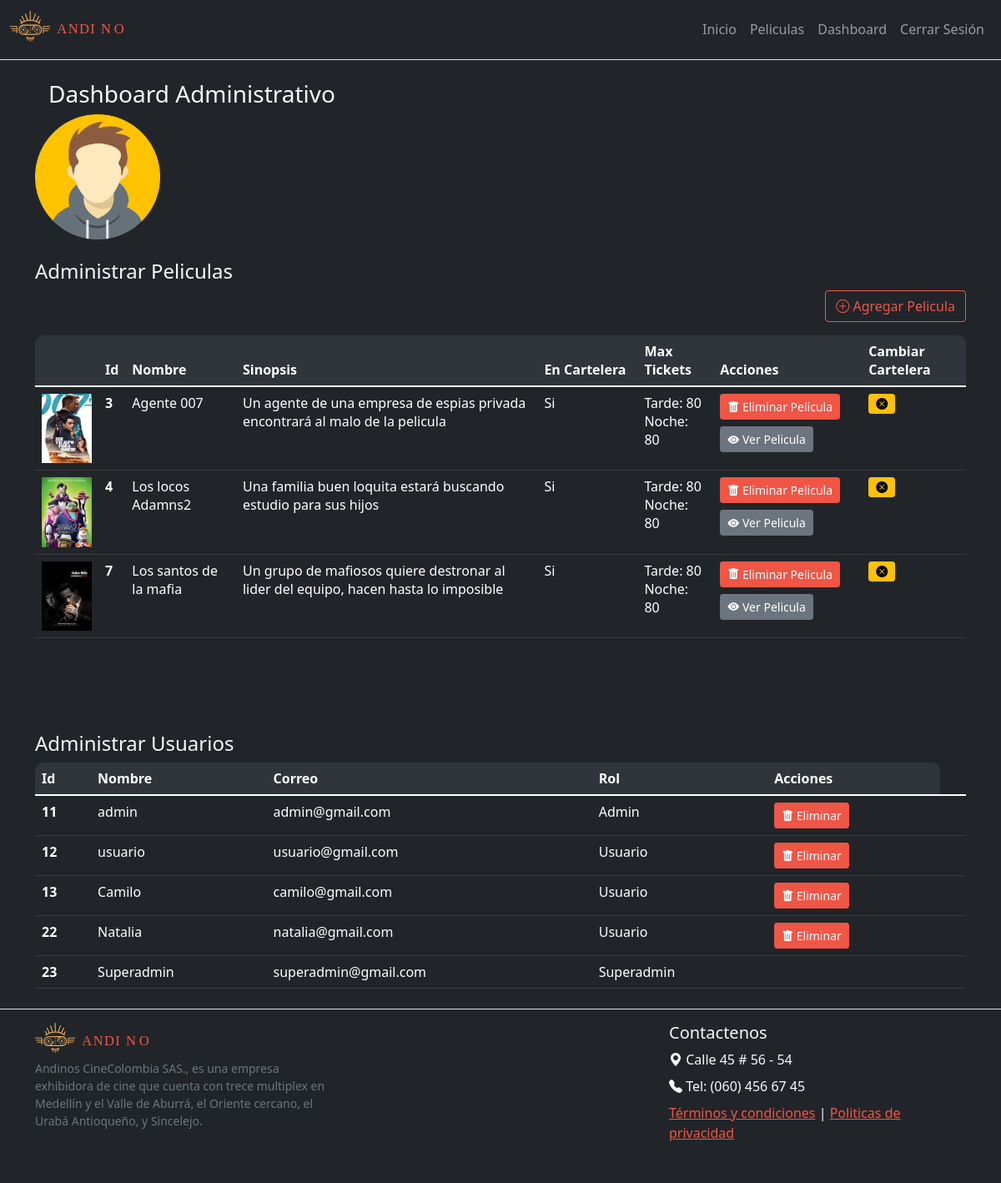
The app's page /dashboard/ (signed in) with its own data.
### tables this page shows
CREATE TABLE Peliculas (id_pelicula INTEGER PRIMARY KEY AUTOINCREMENT NOT NULL UNIQUE, nombre VARCHAR NOT NULL, sinopsis STRING NOT NULL, cartelera INTEGER NOT NULL, imagen VARCHAR NOT NULL, tarde INTEGER NOT NULL, noche INTEGER NOT NULL);

CREATE TABLE Usuarios (id_usuario INTEGER PRIMARY KEY AUTOINCREMENT NOT NULL UNIQUE, nombre_usuario VARCHAR NOT NULL, contraseña VARCHAR NOT NULL, correo VARCHAR NOT NULL, status BOOLEAN NOT NULL, rol VARCHAR NOT NULL);

### app.py (the view)
@app.route('/dashboard/', methods=['GET','POST'])
def dashboard():
    try:
        user_tipo = session['user_tipo']
        user_id = session['user_id']
    except:
        user_tipo = "Invitado"
        user_id = 0
    conP = sql_connection()
    curP = conP.cursor()
    statementP = 'SELECT * FROM Peliculas'
    curP.execute(statementP)
    dataP = curP.fetchall()
    conU = sql_connection()
    curU = conU.cursor()
    statementU = 'SELECT * FROM Usuarios'
    curU.execute(statementU)
    dataU = curU.fetchall()
    if user_tipo=='Admin' or user_tipo=='Superadmin':
        return render_template('dashboard.html', page='dashboard', user = dataU, pelis = dataP, user_tipo=user_tipo, user_id=user_id)
    elif user_tipo=='Usuario':
        return redirect('../perfilUsuario/'+str(user_id))
    else:
        return redirect(url_for('login'))

### app.py (called while the page is built)
def sql_connection():
    con = sqlite3.connect('db/basedatos.db')
    return con

### templates/dashboard.html (shortened to what this page needs)
{% extends 'layout.html' %}
{% block content %}
<section class="my-4">
    <div class="container">
        <h3><a href="#"></a>Dashboard Administrativo</h3>
    </div>
    <div class="container">
        <figure class="figure">
            <img src="{{url_for('static',filename='img/avatar.png')}}" class="figure-img img-fluid rounded"
                alt="avatar image" width="150" height="150">
        </figure>
        <h4> Administrar Peliculas </h4>
        <form class="row">
            <div class="text-end">
                <a href="/agregarPelicula/" type="button" class="btn btn-outline-primary"><i
                        class="bi bi-plus-circle"></i> Agregar Pelicula</a>
            </div>
        </form>
        <table class="table table-dark table-hover">
            <thead>
                <tr>
                    <th></th>
                    <th>Id</th>
                    <th>Nombre</th>
                    <th>Sinopsis</th>
                    <th style="width: 120px">En Cartelera</th>
                    <th>Max Tickets</th>
                    <th>Acciones</th>
                    <th>Cambiar Cartelera</th>
                </tr>
            </thead>
            <tbody>
                {% for pelicula in pelis %}
                <tr>
                    <th>
                        <img src="{{url_for('static',filename='img/')}}{{pelicula[4]}}" alt="pelicula {{pelicula[1]}}"
                            class="item-img-table">
                    </th>
                    <th>{{pelicula[0]}}</th>
                    <td>{{pelicula[1]}}</td>
                    <td>{{pelicula[2]}}</td>
                    <td>
                        {% if pelicula[3] == 1%}
                            Si
                        {% elif pelicula[3] == 0%}
                            No
                        {% endif %}
                    </td>
                    <td>
                        Tarde: {{pelicula[5]}}
                        <br>
                        Noche: {{pelicula[6]}}
                    </td>
                    <td><a href="../eliminarPelicula/{{pelicula[0]}}" class="btn btn-primary btn-sm"><i
                                class="bi bi-trash-fill"></i> Eliminar
                            Pelicula</a> <a href="../detalleDePelicula/{{pelicula[0]}}"
                            class="btn btn-secondary btn-sm mt-2"><i class="bi bi-eye-fill"></i> Ver Pelicula</a>
                    </td>
                    <td>
                        {% if pelicula[3] == 1%}
                            <a href="../modificarCartelera/{{pelicula[0]}}/0" class="btn btn-warning btn-sm"><i
                                class="bi bi-x-circle-fill"></i>
                        {% elif pelicula[3] == 0%}
                            <a href="../modificarCartelera/{{pelicula[0]}}/1" class="btn btn-success btn-sm"><i
                                class="bi bi-check-circle-fill"></i>
                        {% endif %}
                    </td>
                </tr>
                {% endfor %}
            </tbody>
        </table>
    </div>
    <br>
    <br>
    <br>
    <br>
    <div class="container">
        <h4> Administrar Usuarios</h4>
        <table class="table table-dark table-hover">
            <thead>
                <tr>
                    <th scope="col">Id</th>
                    <th scope="col">Nombre</th>
                    <th scope="col">Correo</th>
                    <th scope="col">Rol</th>
                    <th scope="col">Acciones</th>
                </tr>
            </thead>
            <tbody>
                {% for usuarios in user %}
                <tr>
                    <th scope="row">{{usuarios[0]}}</th>
                    <td>{{usuarios[1]}}</td>
                    <td>{{usuarios[3]}}</td>
                    <td>{{usuarios[5]}}</td>
                    <td>
                        {% if usuarios[5] != "Superadmin" %}
                            <a href="../eliminarUsuario/{{usuarios[0]}}" class="btn btn-primary btn-sm"><i
                                    class="bi bi-trash-fill"></i> Eliminar</a>
                        {% endif %}
                    </td>
                    <td>
                    </td>
                </tr>
                {% endfor %}
            </tbody>
        </table>
    </div>
</section>
{% endblock %}

### static/css/style.css (style rules this page uses)
:root { --bs-primary: #f7b161; --bs-accent: #f05646; --bs-accent-hover: #c52f1f; --bs-black: #221e1d; }
a, .nav-link { color:var(--bs-accent); }
.table>thead th { background: #2f353a; }
.table>thead th:first-child { border-radius: 10px 0 0 0; }
.table>thead th:last-child { border-radius: 0 10px 0 0; }
.btn-primary { background-color: var(--bs-accent); border-color: var(--bs-accent); }
.btn-outline-primary { color: var(--bs-accent); border-color: var(--bs-accent); }
.item-img-table { width: 60px; }

### records on screen
Peliculas: imagen (picture), id_pelicula "3", nombre "Agente 007", sinopsis "Un agente de una empresa de espias privada encontrará al malo de la pelicula", cartelera "Si", tarde "80", noche "80"
Peliculas: imagen (picture), id_pelicula "4", nombre "Los locos Adamns2", sinopsis "Una familia buen loquita estará buscando estudio para sus hijos", cartelera "Si", tarde "80", noche "80"
Peliculas: imagen (picture), id_pelicula "7", nombre "Los santos de la mafia", sinopsis "Un grupo de mafiosos quiere destronar al lider del equipo, hacen hasta lo imposible", cartelera "Si", tarde "80", noche "80"
Usuarios: id_usuario "11", nombre_usuario "admin", correo "admin@gmail.com", rol "Admin"
Usuarios: id_usuario "12", nombre_usuario "usuario", correo "usuario@gmail.com", rol "Usuario"
Usuarios: id_usuario "13", nombre_usuario "Camilo", correo "camilo@gmail.com", rol "Usuario"
Usuarios: id_usuario "22", nombre_usuario "Natalia", correo "natalia@gmail.com", rol "Usuario"
Usuarios: id_usuario "23", nombre_usuario "Superadmin", correo "superadmin@gmail.com", rol "Superadmin"
